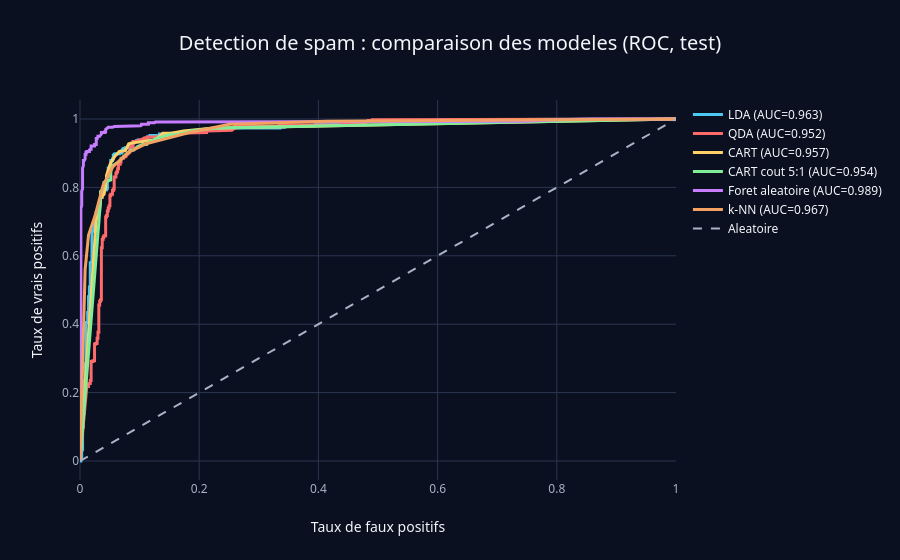

The notebook cell saved with this chart:
### Markdown cell above
### Comparaison finale sur le jeu de test : ROC, AUC et autres métriques

### Code cell
resultats = []
scores = {}
fig = go.Figure()
for i, (nom, est) in enumerate(modeles.items()):
    scores[nom] = est.predict_proba(X_te)[:, 1]
    pred = est.predict(X_te)
    auc = roc_auc_score(y_te, scores[nom])
    resultats.append({"Modele": nom, "Accuracy": accuracy_score(y_te, pred),
                      "Precision": precision_score(y_te, pred), "Rappel": recall_score(y_te, pred),
                      "F1": f1_score(y_te, pred), "AUC": auc})
    fpr, tpr, _ = roc_curve(y_te, scores[nom])
    fig.add_trace(go.Scatter(x=fpr, y=tpr, mode="lines", name=f"{nom} (AUC={auc:.3f})",
                             line=dict(width=3, color=pick_color(i))))
fig.add_trace(go.Scatter(x=[0, 1], y=[0, 1], mode="lines", name="Aleatoire", line=dict(color=MUTED, dash="dash")))
fig.update_layout(title="Detection de spam : comparaison des modeles (ROC, test)",
                  xaxis_title="Taux de faux positifs", yaxis_title="Taux de vrais positifs")
fig.show()

comparaison = pd.DataFrame(resultats).sort_values("AUC", ascending=False).reset_index(drop=True).round(3)
comparaison

### Figure 1 — Plotly figure (JSON) as saved in the notebook; plotly's stock layout.template omitted (floating-point values rounded to 4 significant figures; data arrays with more than 128 entries replaced by an {"elided": "..."} marker saying what was removed)
{"data": [{"line": {"color": "#4cc9f0", "width": 3}, "mode": "lines", "name": "LDA (AUC=0.963)", "type": "scatter", "x": {"elided": "164 float values"}, "y": {"elided": "164 float values"}}, {"line": {"color": "#ff6b6b", "width": 3}, "mode": "lines", "name": "QDA (AUC=0.952)", "type": "scatter", "x": {"elided": "166 float values"}, "y": {"elided": "166 float values"}}, {"line": {"color": "#ffd166", "width": 3}, "mode": "lines", "name": "CART (AUC=0.957)", "type": "scatter", "x": [0.0, 0.02726, 0.03156, 0.033, 0.03443, 0.03443, 0.03443, 0.0373, 0.0373, 0.04017, 0.04304, 0.04304, 0.04448, 0.04448, 0.05165, 0.05308, 0.05882, 0.06169, 0.066, 0.07604, 0.08034, 0.08178, 0.08608, 0.09469, 0.09613, 0.1105, 0.1234, 0.1306, 0.1392, 0.1478, 0.1535, 0.1736, 0.2052, 0.2166, 0.2253, 0.2367, 1.0], "y": [0.0, 0.7048, 0.7225, 0.7379, 0.7467, 0.7599, 0.7709, 0.7709, 0.7753, 0.7797, 0.8018, 0.8128, 0.8216, 0.8348, 0.8722, 0.8767, 0.8921, 0.8965, 0.9053, 0.9075, 0.9229, 0.9273, 0.9295, 0.9317, 0.9317, 0.9339, 0.9383, 0.9449, 0.9581, 0.9581, 0.9581, 0.9648, 0.9714, 0.9736, 0.9736, 0.9736, 1.0]}, {"line": {"color": "#80ed99", "width": 3}, "mode": "lines", "name": "CART cout 5:1 (AUC=0.954)", "type": "scatter", "x": [0.0, 0.03013, 0.03013, 0.033, 0.033, 0.03443, 0.03443, 0.03874, 0.04017, 0.05165, 0.05165, 0.05452, 0.06456, 0.07174, 0.07747, 0.08608, 0.09039, 0.09613, 0.1047, 0.1119, 0.1133, 0.1148, 0.122, 0.1277, 0.1506, 0.1607, 0.1836, 0.1851, 0.2052, 0.2209, 0.2296, 1.0], "y": [0.0, 0.663, 0.6762, 0.7335, 0.7401, 0.7599, 0.7885, 0.7952, 0.815, 0.8216, 0.8458, 0.8634, 0.8744, 0.8877, 0.8965, 0.9097, 0.9097, 0.9185, 0.9251, 0.9251, 0.9273, 0.9317, 0.9361, 0.9427, 0.9537, 0.9537, 0.9626, 0.9648, 0.9692, 0.9714, 0.9736, 1.0]}, {"line": {"color": "#c77dff", "width": 3}, "mode": "lines", "name": "Foret aleatoire (AUC=0.989)", "type": "scatter", "x": {"elided": "213 float values"}, "y": {"elided": "213 float values"}}, {"line": {"color": "#f4a261", "width": 3}, "mode": "lines", "name": "k-NN (AUC=0.967)", "type": "scatter", "x": [0.0, 0.005739, 0.008608, 0.01435, 0.02582, 0.03874, 0.05452, 0.08178, 0.1105, 0.1836, 0.2511, 0.4146, 1.0], "y": [0.0, 0.4251, 0.5595, 0.6608, 0.7203, 0.8062, 0.859, 0.9031, 0.9273, 0.9604, 0.9846, 0.9934, 1.0]}, {"line": {"color": "#a8b3c7", "dash": "dash"}, "mode": "lines", "name": "Aleatoire", "type": "scatter", "x": [0, 1], "y": [0, 1]}], "layout": {"title": {"text": "Detection de spam : comparaison des modeles (ROC, test)"}, "xaxis": {"title": {"text": "Taux de faux positifs"}}, "yaxis": {"title": {"text": "Taux de vrais positifs"}}}}
